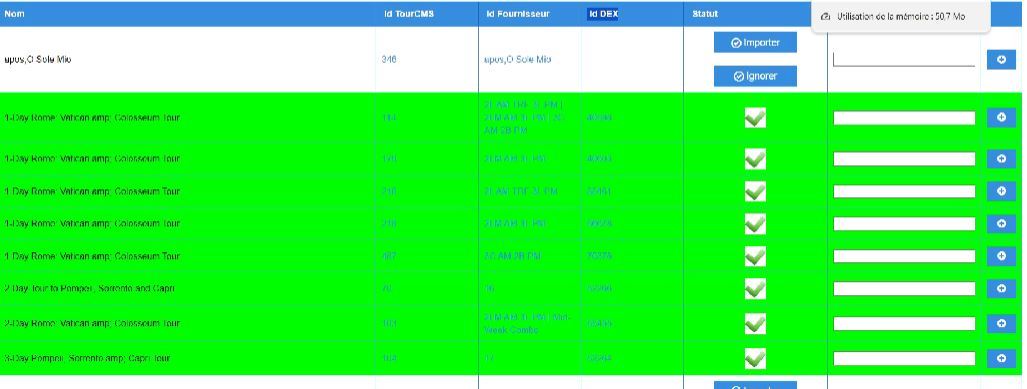
#> input picture matching.JPG, 1027 x 389 px
$ python -i opencv.py   (imports and definitions only)
#> lines starting #> are read from the running program, lines starting #| are printed output that depends on the picture; after the words box and inside, x2 and y2 are one past the last pixel; in counts of white or black regions, pixels touching at a corner belong together
import cv2
import numpy as np

from PIL import Image

#conversion
def pil2array(pil_image):
    array_image = np.array(pil_image)
    alpha_removed = remove_alpha(array_image)
    bgr_image = rgb2bgr(alpha_removed)
    converted = bgr_image
    return converted

def remove_alpha(array_image):
    if array_image.shape[-1] == 4:
        array_image = array_image[:, :, :3]
    return array_image

def rgb2bgr(array_image):
    return cv2.cvtColor(array_image, cv2.COLOR_RGB2BGR)

#image preprocessing
def thresholded_image(img):
    gray = cv2.cvtColor(img, cv2.COLOR_BGR2GRAY)
    _, thresh = cv2.threshold(gray, 100, 255, cv2.THRESH_BINARY)
    adaptive = cv2.adaptiveThreshold(gray, 255, cv2.ADAPTIVE_THRESH_GAUSSIAN_C, cv2.THRESH_BINARY, 31, 4)
    cv2.imwrite('app/uploads/thresh.png', thresh)
    cv2.imwrite('app/uploads/adaptive.png', adaptive)
    return adaptive

def get_normalized_image(img):
    # Get grayscale image for better processing
    resized_height = 480
    percent = resized_height / len(img)
#> percent = 1.23
    resized_width = int(percent * len(img[0]))
#> resized_width = 1267
    gray = cv2.cvtColor(img, cv2.COLOR_BGR2GRAY)
    gray = cv2.GaussianBlur(gray, (9, 9), 0)
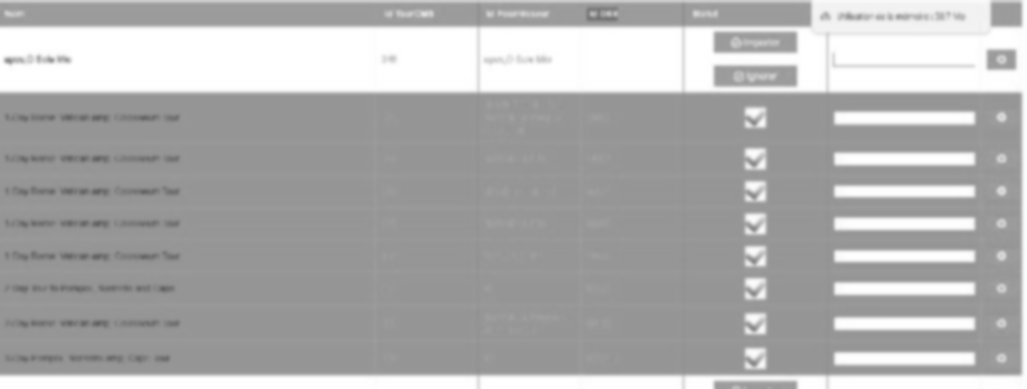
#> gray: shape (389, 1027); min 99, max 255, mean 175.5
    gray = cv2.resize(gray,(resized_width,resized_height))
#> gray: shape (480, 1267)
    try:
        start_point = (0, 0)
        end_point = (gray.shape[0], gray.shape[1])
#> end_point = (480, 1267)
        color = (255, 255, 255)
        thickness = 10
        gray = cv2.rectangle(gray, start_point, end_point, color, thickness)
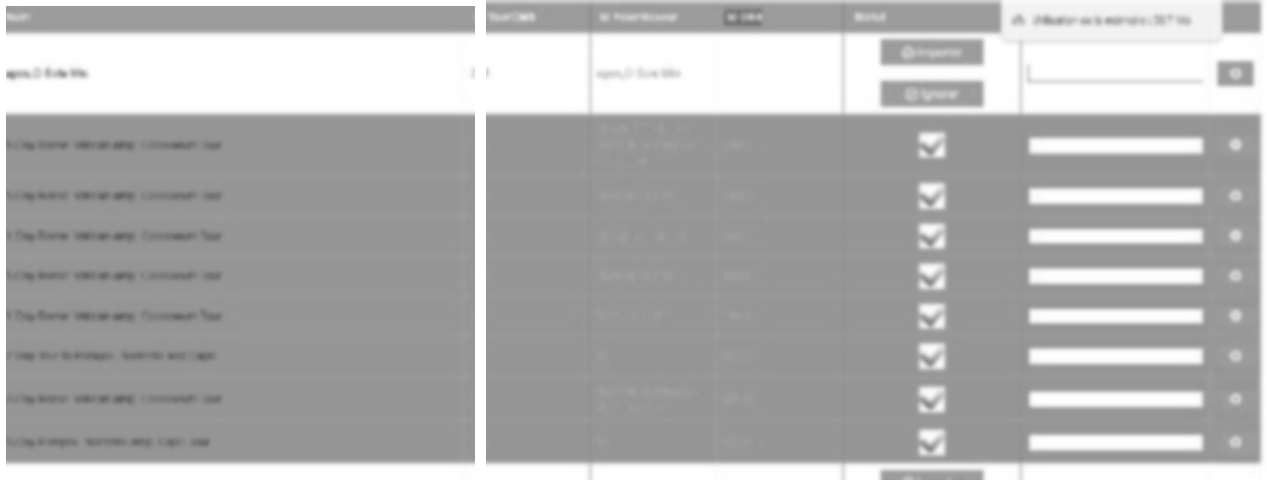
#> gray: shape (480, 1267); min 99, max 255, mean 176.9
    except:
        print("Failed to crop border")
    gray = cv2.bitwise_not(gray)
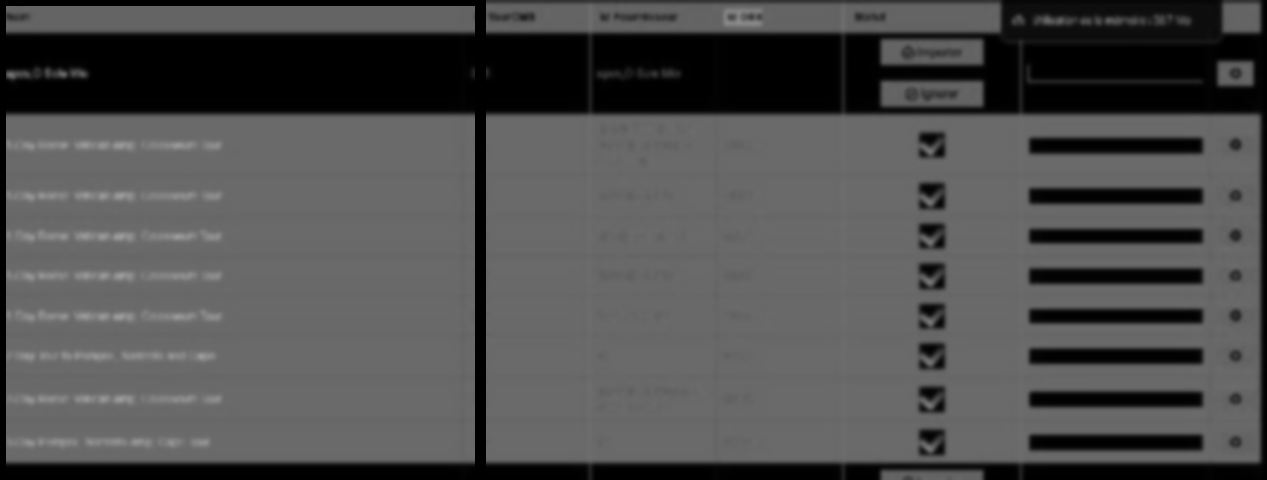
#> gray: shape (480, 1267); min 0, max 156, mean 78.1

    return gray

def get_skew_angle(gray):
    # Gets skew angle to fix text rotation on the image
    thresh = cv2.threshold(gray, 50, 255,
        cv2.THRESH_BINARY | cv2.THRESH_OTSU)[1]
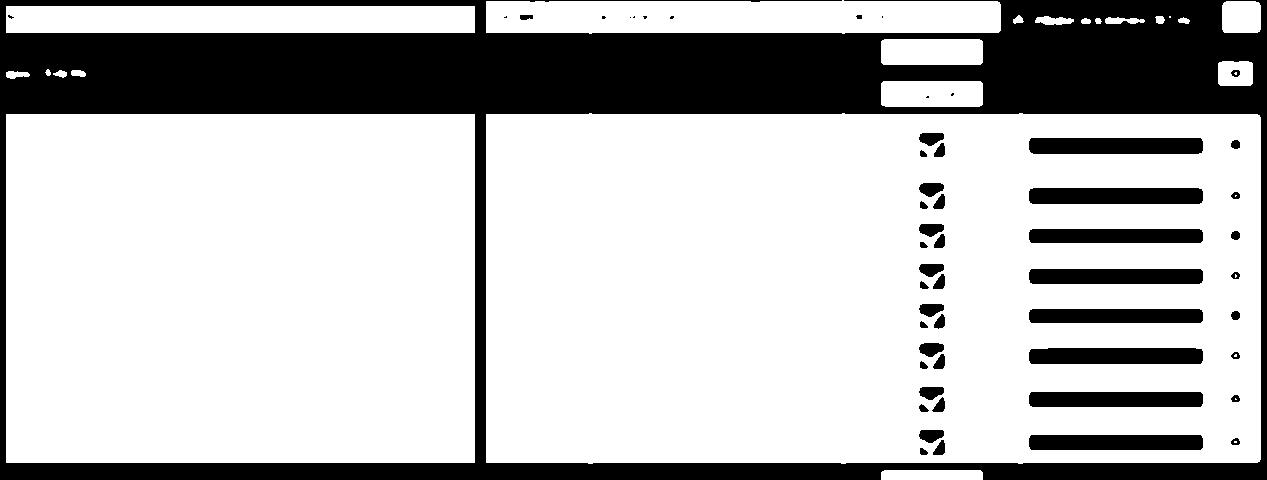
#> thresh: shape (480, 1267); 73.7% white; 54 black regions (10 under 20 px), largest, box (x1, y1, x2, y2) and area: (0, 0, 1267, 480) 135464, (1029, 138, 1203, 154) 2762, (1029, 188, 1203, 204) 2762
    kernel = cv2.getStructuringElement(cv2.MORPH_RECT, (30, 5))
    dilate = cv2.dilate(thresh, kernel)
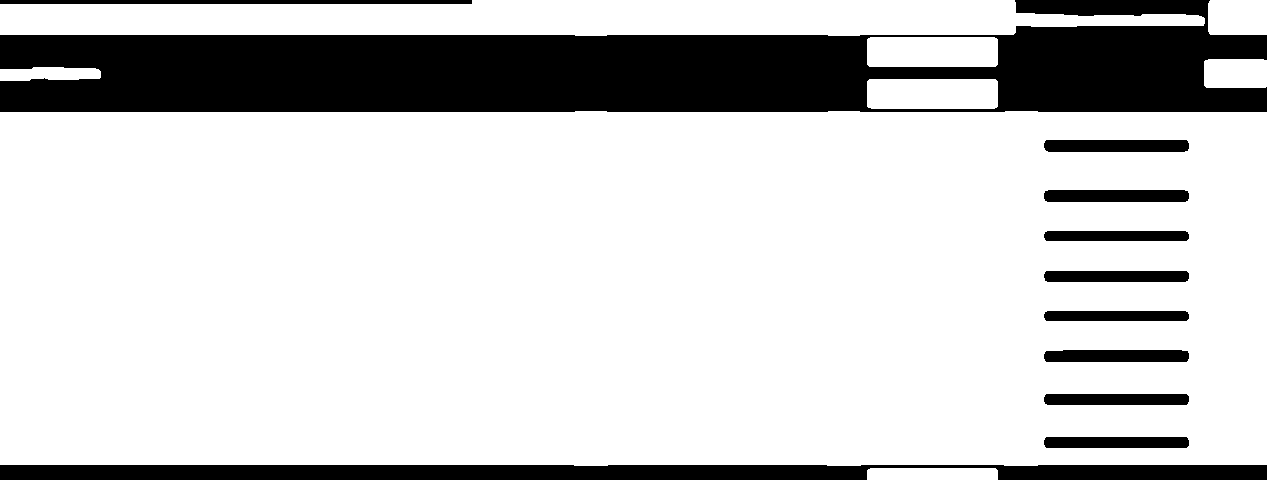
#> dilate: shape (480, 1267); 79.8% white; 11 black regions
    contours, hierarchy = cv2.findContours(dilate, cv2.RETR_LIST, cv2.CHAIN_APPROX_SIMPLE)
#> contours = 16 contours; largest, box (x1, y1, x2, y2) and area: (0, 111, 1267, 466) 445831, (0, 0, 1205, 36) 34699, (867, 37, 998, 67) 3760, (867, 79, 998, 109) 3759, (1208, 0, 1267, 35) 1966
    cv2.imwrite('app/uploads/contours.jpg', cv2.drawContours(gray, contours, -1, (255, 255, 0), 3))
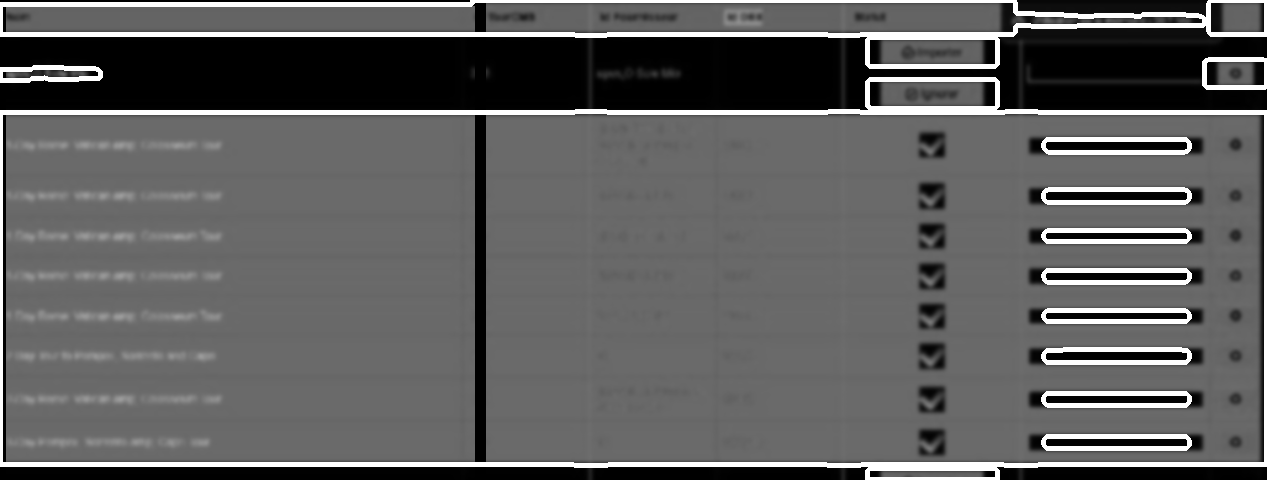
#> saved as contours.jpg: shape (480, 1267); min 0, max 255, mean 94.6

    # Determine contours of text and other objects on the image
    angles = []
    for contour in contours:
        minAreaRect = cv2.minAreaRect(contour)
        print(minAreaRect)
        angle = minAreaRect[-1]
        if angle not in [90.0, 0.0] and abs(angle) <= 16:
            angles.append(angle)
#> this loop made 16 passes
#> (minAreaRect, angle) on passes 1 to 12: (((932, 473.5), (11, 130), -90), -90), (((1116, 442), (12, 146), -90), -90), (((1116, 399), (12, 146), -90), -90), (((1116, 355.5), (13, 146), -90), -90), (((1116, 315.5), (11, 146), -90), -90), (((1116, 276), (12, 146), -90), -90), (((1116, 235.5), (11, 146), -90), -90), (((1116, 195.5), (13, 146), -90), -90), (((1116, 145.5), (13, 146), -90), -90), (((633, 288), (354, 1266), -90), -90), (((932, 93.5), (29, 130), -90), -90), (((49.95, 73.11), (100.2, 12.92), -1.17), -1.17)
#| ((932.0, 473.5), (11.0, 130.0), -90.0)
#| ((1116.0, 442.0), (12.0, 146.0), -90.0)
#| ((1116.0, 399.0), (12.0, 146.0), -90.0)
#| ((1116.0, 355.5), (13.0, 146.0), -90.0)
#| ((1116.0, 315.5), (11.0, 146.0), -90.0)
#| ((1116.0, 276.0), (12.0, 146.0), -90.0)
#| ((1116.0, 235.5), (11.0, 146.0), -90.0)
#| ((1116.0, 195.5), (13.0, 146.0), -90.0)
#> (further printed lines are left out)
#> after the loop, angles = [-1.17]

    # Get angle average of all contours
    angles.sort()
    mid_angle = angles[int(len(angles)/2)]
#> mid_angle = -1.17
    return mid_angle

def deskew(image):
    # Fix the skew angle of the image
    original = image
    img = get_normalized_image(image)
    angle = get_skew_angle(img)
#> angle = -1.17
    if angle > 45: #anti-clockwise
        angle = -(90 - angle)
    height = original.shape[0]
#> height = 389
    width = original.shape[1]
#> width = 1027
    m = cv2.getRotationMatrix2D((width / 2, height / 2), angle, 1)
#> m = [[1, -0.0204, 4.08], [0.0204, 1, -10.44]]
    deskewed = cv2.warpAffine(original, m, (width, height), borderValue=(255,255,255))
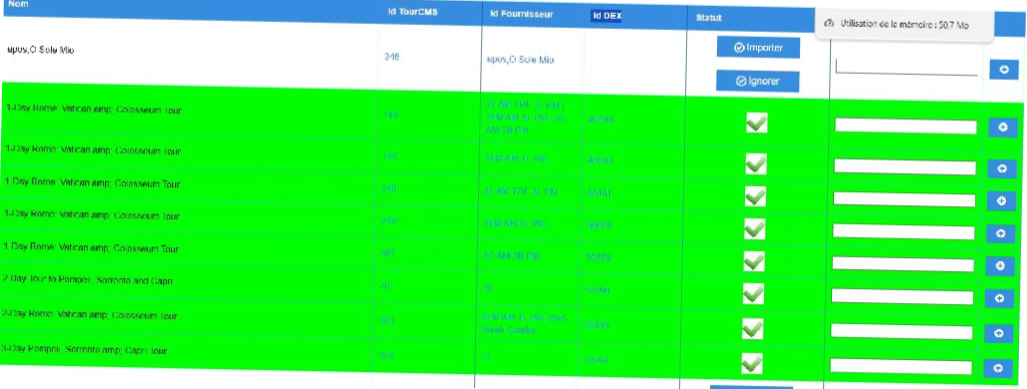
#> deskewed: shape (389, 1027, 3); mean R, G, B 73.1, 241.5, 87.4
    cv2.imwrite('app/uploads/deskewed.jpg', deskewed)
    return deskewed

def denoise(image):
    kernel = cv2.getStructuringElement(cv2.MORPH_RECT, (3, 3))
    denoised = cv2.medianBlur(image, 1)
    #denoised = cv2.bilateralFilter(image, 9, 75, 75)
    #denoised = cv2.morphologyEx(image, cv2.MORPH_OPEN, kernel)
    cv2.imwrite('app/uploads/denoised_med.png', denoised)
    return denoised

>>> import cv2
>>> picture = cv2.cvtColor(cv2.imread('../../matching.JPG'), cv2.COLOR_BGR2RGB)
>>> result = deskew(picture)
